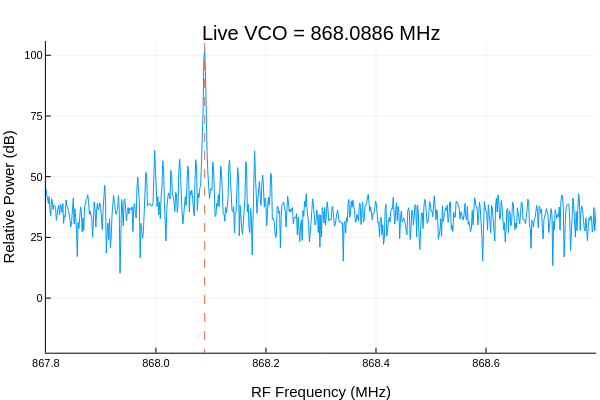

Source (notebook cell):
### Code cell
# ============================================================
# Cell 4 — Live VCO spectrum
# ============================================================

for k in 1:300

    # Read Pluto settings
    fc = pyconvert(Float64, sdr.rx_lo)
    fs = pyconvert(Float64, sdr.sample_rate)

    # Capture both channels
    rx_data = sdr.rx()

    # Use A1 / RX1
    rx1 = pyconvert(Vector{ComplexF64}, rx_data[0])

    # Detect VCO
    f_vco, f_bb, freq, power = detect_vco(rx1, fc, fs)

    power_db = 10 .* log10.(power .+ 1e-20)

    # Plot spectrum
    p = plot(
        freq ./ 1e6,
        power_db,
        xlabel = "RF Frequency (MHz)",
        ylabel = "Relative Power (dB)",
        title =
            "Live VCO = $(round(f_vco/1e6, digits=4)) MHz",
        legend = false,
        xlim = (867.8, 868.8)
    )

    vline!(
        p,
        [f_vco / 1e6],
        linestyle = :dash
    )

    IJulia.clear_output(true)
    display(p)

    sleep(0.2)
end

### Figure 1 — Plotly figure (JSON) as saved in the notebook; plotly's stock layout.template omitted (floating-point values rounded to 4 significant figures; data arrays with more than 128 entries replaced by an {"elided": "..."} marker saying what was removed)
{"data": [{"colorbar": {"len": 0.8657, "title": "", "x": 0.9934, "y": 0.5087}, "legendgroup": "y1", "line": {"color": "rgba(0, 154, 250, 1.000)", "dash": "solid", "shape": "linear", "width": 1}, "mode": "lines", "name": "y1", "showlegend": true, "type": "scatter", "x": {"elided": "4096 float values"}, "xaxis": "x", "y": {"elided": "4096 float values"}, "yaxis": "y"}, {"colorbar": {"len": 0.8657, "title": "", "x": 0.9934, "y": 0.5087}, "legendgroup": "y2", "line": {"color": "rgba(227, 111, 71, 1.000)", "dash": "dash", "shape": "linear", "width": 1}, "mode": "lines", "name": "y2", "showlegend": true, "type": "scatter", "x": [868.1, 868.1], "xaxis": "x", "y": [-12860.0, 12940.0], "yaxis": "y"}], "layout": {"annotations": [{"font": {"color": "rgba(0, 0, 0, 1.000)", "family": "sans-serif", "size": 20}, "rotation": 0, "showarrow": false, "text": "Live VCO = 868.0886 MHz", "x": 0.535, "xanchor": "center", "xref": "paper", "y": 1, "yanchor": "top", "yref": "paper"}], "height": 400, "margin": {"b": 20, "l": 0, "r": 0, "t": 20}, "paper_bgcolor": "rgba(255, 255, 255, 1.000)", "plot_bgcolor": "rgba(255, 255, 255, 1.000)", "showlegend": false, "width": 600, "xaxis": {"anchor": "y", "domain": [0.07647, 0.9934], "gridcolor": "rgba(0, 0, 0, 0.100)", "gridwidth": 0.5, "linecolor": "rgba(0, 0, 0, 1.000)", "mirror": false, "range": [867.8, 868.8], "showgrid": true, "showline": true, "showticklabels": true, "tickangle": 0, "tickcolor": "rgb(0, 0, 0)", "tickfont": {"color": "rgba(0, 0, 0, 1.000)", "family": "sans-serif", "size": 11}, "tickmode": "array", "ticks": "inside", "ticktext": ["867.8", "868.0", "868.2", "868.4", "868.6"], "tickvals": [867.8, 868, 868.2, 868.4, 868.6], "title": "RF Frequency (MHz)", "titlefont": {"color": "rgba(0, 0, 0, 1.000)", "family": "sans-serif", "size": 15}, "type": "-", "visible": true, "zeroline": false, "zerolinecolor": "rgba(0, 0, 0, 1.000)"}, "yaxis": {"anchor": "x", "domain": [0.07581, 0.9415], "gridcolor": "rgba(0, 0, 0, 0.100)", "gridwidth": 0.5, "linecolor": "rgba(0, 0, 0, 1.000)", "mirror": false, "range": [-22.49, 105.9], "showgrid": true, "showline": true, "showticklabels": true, "tickangle": 0, "tickcolor": "rgb(0, 0, 0)", "tickfont": {"color": "rgba(0, 0, 0, 1.000)", "family": "sans-serif", "size": 11}, "tickmode": "array", "ticks": "inside", "ticktext": ["0", "25", "50", "75", "100"], "tickvals": [0, 25, 50, 75, 100], "title": "Relative Power (dB)", "titlefont": {"color": "rgba(0, 0, 0, 1.000)", "family": "sans-serif", "size": 15}, "type": "-", "visible": true, "zeroline": false, "zerolinecolor": "rgba(0, 0, 0, 1.000)"}}}
